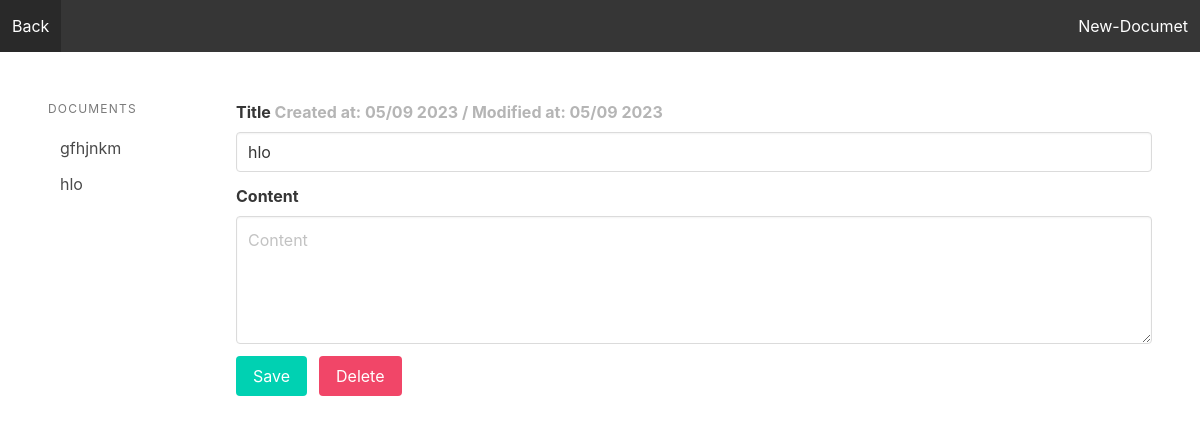
Page /noteapp?docid=12 (signed in) on the committed database.
### main/models.py (models this page shows)
class NoteApp(models.Model):
    user=models.ForeignKey(User,on_delete=models.CASCADE,null=True,blank=True)
    title= models.CharField(max_length=200)
    content=models.TextField(null=True,blank=True)
    created_at=models.DateTimeField(auto_now_add=True)
    modified_at=models.DateTimeField(auto_now=True)
    class Meta:
        ordering = ('title',)

### main/views.py (the view, shortened to what this page needs)
# urls.py: path("noteapp",views.noteapp,name="noteapp"),
@login_required(login_url='signin')
def noteapp(request):
    user_notes = NoteApp.objects.filter(user=request.user)
    docid = int(request.GET.get('docid',0))
    documents = user_notes.order_by('-id')
    if docid > 0:
        document = get_object_or_404(user_notes,pk=docid)
    else:
        document = ''
    context = {
        'docid': docid,
        'documents': documents,
        'document':document
    }
    return render(request,"main/noteapp.html",context)

### main/template/main/noteapp.html (shortened to what this page needs)
<!DOCTYPE html>
<html>
<head>
    <link rel="stylesheet" href="https://cdn.jsdelivr.net/npm/bulma@0.9.0/css/bulma.min.css">
</head>
<body>
    <nav class="navbar is-dark">
        <div class="navbar-brand">
            <a href="{% url 'source' %}" class="navbar-item">Back</a>
        </div>
        <div class="navbar-menu">
            <div class="navbar-end">
                <a href="{% url 'noteapp' %}?docid=0" class="navbar-item">New-Documet</a>
            </div>
        </div>
    </nav>
    <section class="section">
        <div class="columns">
            <div class="column is-2">
                <aside class="menu">
                    <p class="menu-label">DOCUMENTS</p>
                    <ul class="menu-list">
                        {% for doc in documents %}
                            <li>
                                <a href="{% url 'noteapp' %}?docid={{ doc.id}}">{{ doc.title}}</a>
                            </li>
                        {% endfor %}
                    </ul>
                </aside>
            </div>
            <div class="column is-10">
                <form method="post" action="{% url 'noteapp' %}">
                    <div class="field">
                        <label class="label">
                            Title
                        {% if document %}
                            <span class="has-text-grey-light">
                                Created at: {{ document.created_at|date:"m/d Y"}} /
                                Modified at: {{ document.modified_at|date:"m/d Y"}}
                            </span>
                        {% endif %}
                        </label>
                        <div class="control">
                            <input type="text" class="input" name="title" placeholder="Title"{% if document %} value="{{document.title}}"{% endif %}>
                        </div>
                    </div>
                        <div class="field">
                            <label class="label">Content</label>
                            <div class="control">
                                <textarea class="textarea" name="content" placeholder="Content">{% if document %}{{ document.content }}{% endif %}</textarea>
                            </div>
                        </div>
                        <div class="field is-grouped">
                            <div class="control">
                                <button class="button is-primary">Save</button>
                            </div>
                            {% if document %}
                                <div class="control">
                                    <a href="{% url 'delete_document' document.id  %}" class="button is-danger">Delete</a>
                                </div>
                            {% endif %}
                        </div>
                </form>
            </div>
        </div>
    </section>
</body>
</html>

### rows in the picture
NoteApp: title "gfhjnkm"
NoteApp: title "hlo", created_at "05/09 2023", modified_at "05/09 2023"
